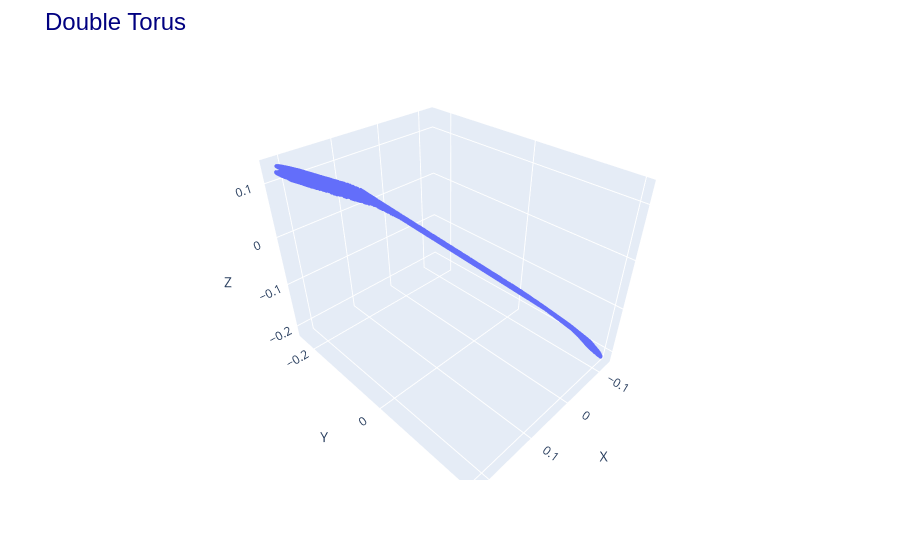

The code cell stored with this chart in its notebook:
### Code cell
reconstructed = reconstruct("ae", X_train[0:10000])
util.plot3d([(reconstructed, "reconstructed")], title="Double Torus")

### Figure 1 — Plotly figure (JSON) as saved in the notebook; plotly's stock layout.template omitted (floating-point values rounded to 4 significant figures; data arrays with more than 128 entries replaced by an {"elided": "..."} marker saying what was removed)
{"data": [{"line": {"width": 8}, "marker": {"size": 2}, "mode": "markers", "name": "reconstructed", "type": "scatter3d", "x": {"elided": "10000 float values"}, "y": {"elided": "10000 float values"}, "z": {"elided": "10000 float values"}}], "layout": {"margin": {"t": 60}, "scene": {"aspectmode": "data", "xaxis": {"title": {"text": "X"}}, "yaxis": {"title": {"text": "Y"}}, "zaxis": {"title": {"text": "Z"}}}, "title": {"font": {"color": "navy", "family": "Arial", "size": 24}, "text": "Double Torus"}}}
